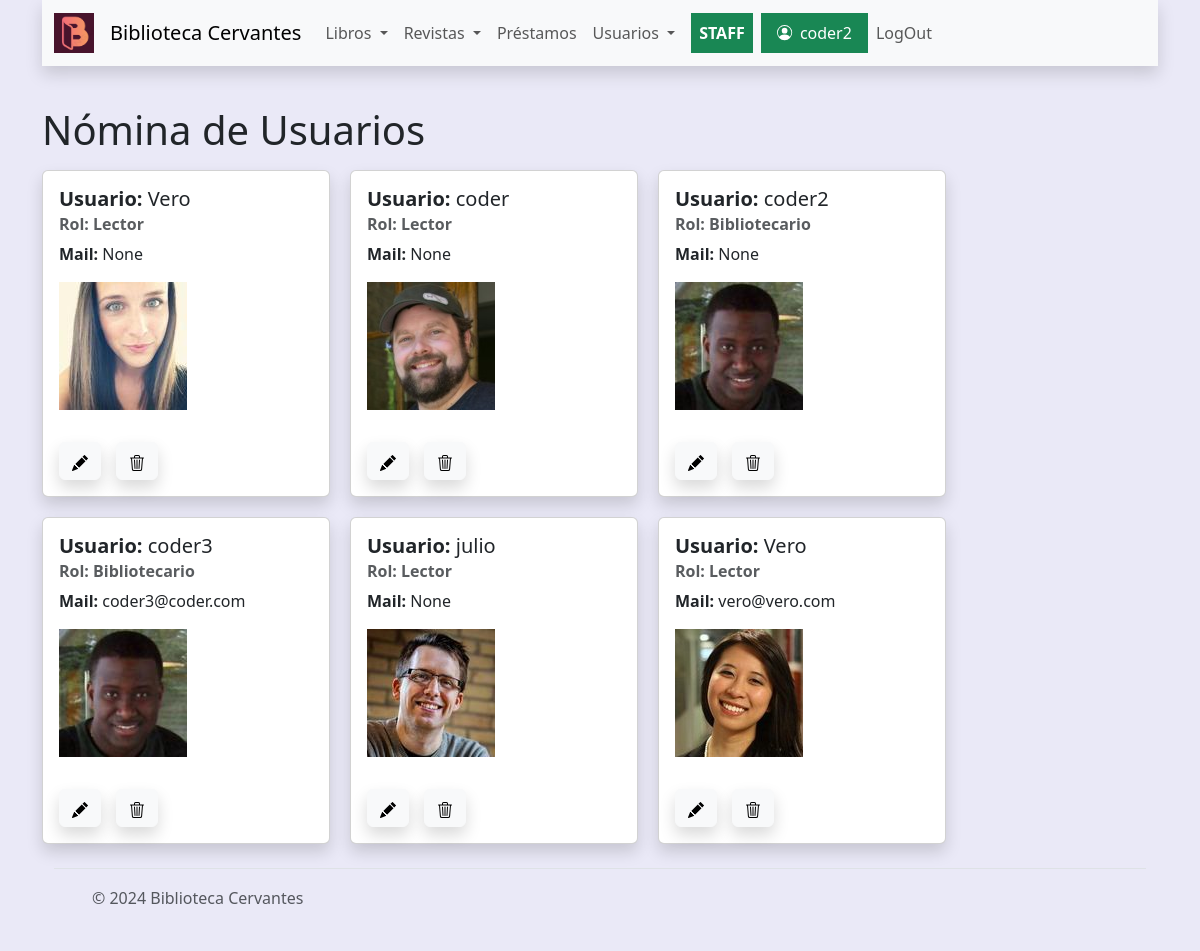
The page /usuarios/usuarios (signed in) on the database its author committed.
### usuarios/models.py (models this page shows, shortened)
class Usuario(models.Model):
    usuario = models.ForeignKey(User, on_delete=models.CASCADE, null=True, blank=True)
    mail = models.EmailField(max_length=250, default='', blank=True, null=True)
    rol= models.ForeignKey(Rol, on_delete=models.SET_NULL, null=True, blank=True)
    avatar = models.ImageField(upload_to='avatares', null=True, blank=True)

class Rol(models.Model):
    nombre=models.CharField(max_length=100)
    descripcion=models.TextField(blank=True)
    def __str__(self):
        return self.nombre

### usuarios/views.py (the view)
# urls.py: path('usuarios', views.listarusuarios, name='listarusuarios'),
@login_required
def listarusuarios(request):
    consulta = request.GET.get("consulta", None)
    if consulta:
        query = models.Usuario.objects.filter(nombre__icontains=consulta)
    else:
        query=models.Usuario.objects.all()
    context={'usuarios': query}
    return render(request, 'usuarios/listarusuarios.html', context)

### usuarios/templates/usuarios/listarusuarios.html (shortened to what this page needs)
{% extends 'core/base.html' %}
{% load static %}
{% block title %}
    <h1 class="py-2 ">Nómina de Usuarios</h1>
{% endblock title %}
{% block content %}
    <div style="display: flex; flex-wrap: wrap; gap: 20px;">
        {% for usuario in usuarios  %}
            <div class="card shadow " style="width: 18rem;">
                <div class="card-body">
                    <h5 class="card-title"><strong>Usuario:</strong> {{usuario.usuario.username }}</h5>
                    <h6 class="card-subtitle mb-2 text-muted"><strong>Rol:</strong> <strong>{{usuario.rol}}</strong></h6>
                    <p class="card-text"><strong>Mail:</strong> {{usuario.mail}}</p>
                    {% if usuario.avatar %}
                        <img src="{{usuario.avatar.url}}" alt="Avatar">
                        {% else %}
                        <img src= "{% static 'core/img/avatar.svg' %}" alt="BC" width="128" height="128">
                    {% endif %}
                </div>
                <div style="display: flex;gap: 15px;" class="card-body py-3 ">
                    <div class="">
                        <a class="btn btn-light shadow" href=''>
                        </a>
                    </div>
                    <div class="">
                        <a class="btn btn-light shadow" href=''>
                        </a>
                    </div>
                </div>
            </div>
        {% endfor %}
</div>
{% endblock content %}

### core/templates/core/components/navbar.html (shortened to what this page needs)
{% load static %}
<nav class="navbar shadow navbar-expand-lg bg-body-tertiary navfija" >
    <div class="container-fluid">
        <a class="navbar-brand" href="{% url 'core:home' %}">
            <img src= "{% static 'core/img/logo_color.png' %}" alt="BC" width="40" height="40">
        </a>
        <a class="navbar-brand" href="{% url 'core:home' %}">Biblioteca Cervantes</a>
      <div class="collapse navbar-collapse" id="navbarNavDropdown">
        <ul class="navbar-nav">
          {% if user.is_authenticated %}
          <li class="nav-item dropdown">
            <a class="nav-link dropdown-toggle" href="#" role="button" data-bs-toggle="dropdown" aria-expanded="false">
              Libros
            </a>
          </li>
          <li class="nav-item dropdown">
            <a class="nav-link dropdown-toggle" href="#" role="button" data-bs-toggle="dropdown" aria-expanded="false">
              Revistas
            </a>
          </li>
          {% if user.is_staff %}
          <li class="nav-item">
            <a class="nav-link" href="{% url 'prestamos:listarprestamos' %}">Préstamos</a>
          </li>
          <li class="nav-item dropdown">
            <a class="nav-link dropdown-toggle " href="#" role="button" data-bs-toggle="dropdown" aria-expanded="false">
              Usuarios
            </a>
          </li>
            <strong class="px-2">
              <span class="nav-link text-bg-success "> STAFF </span>
            </strong>
          {% endif %}
          <li class="nav-item">
            <span class="">
              <strong class="nav-link text-bg-success px-3">
                {{ user.username }}
              </strong>
            </span>
          </li>
          <li class="nav-item">
            <form action="{% url 'core:logout' %}" method="post">
              <input type="submit" class="nav-link" value="LogOut">
            </form>
          </li>
          {% endif %}
        </ul>
      </div>
    </div>
  </nav>

### core/static/core/css/styles.css (style rules this page uses)
.navfija { top: 0; position: sticky; z-index: 1000; }

### rows shown on the page
Usuario: usuario.username "Vero", rol "Lector", mail "None", avatar (picture)
Usuario: usuario.username "coder", rol "Lector", mail "None", avatar (picture)
Usuario: usuario.username "coder2", rol "Bibliotecario", mail "None", avatar (picture)
Usuario: usuario.username "coder3", rol "Bibliotecario", mail "coder3@coder.com", avatar (picture)
Usuario: usuario.username "julio", rol "Lector", mail "None", avatar (picture)
Usuario: usuario.username "Vero", rol "Lector", mail "vero@vero.com", avatar (picture)

### other values the page prints
{{ user.username }} "coder2"
